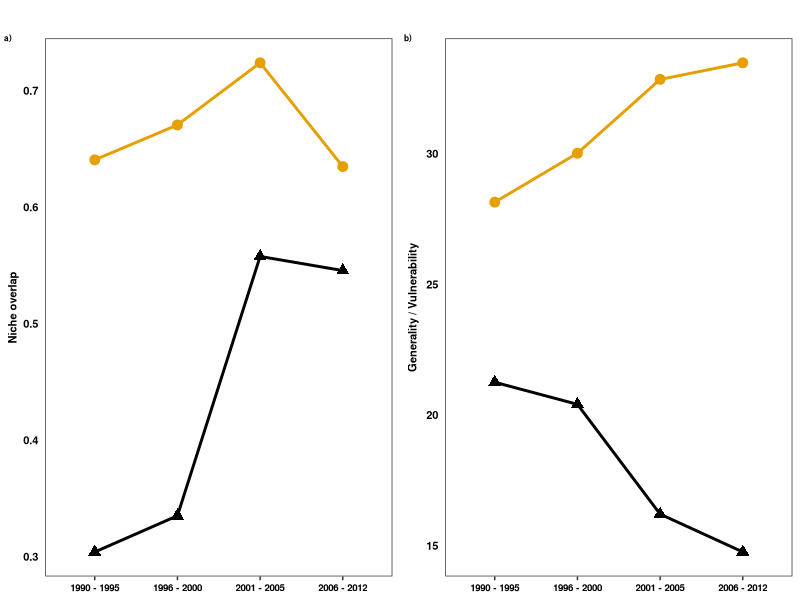
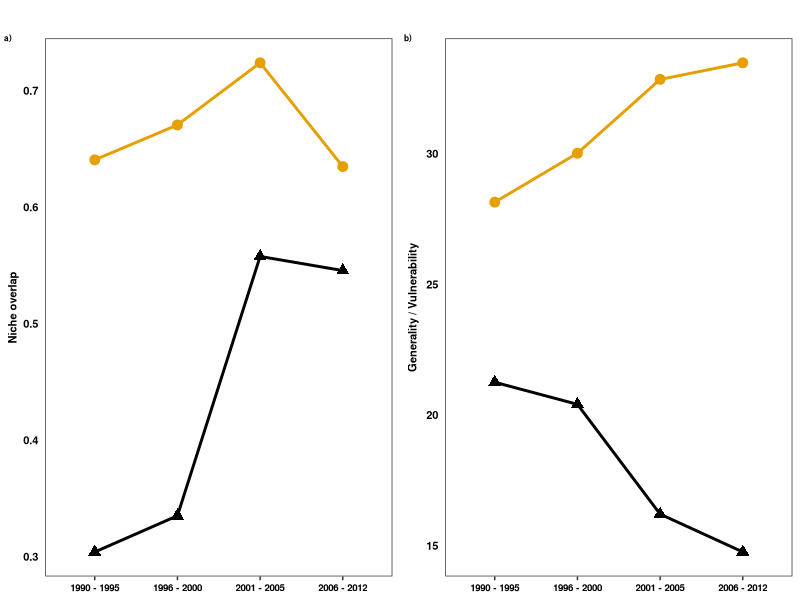

R code for these plots, in order:
#####################################
# Figures for bi-partite analysis   #
# per 'trophic level', i.e. for     #
# topics and research areas         #
#####################################

require(ggplot2)
require(dplyr)
require(ggthemes)

##########
# Data   #
##########

nett<-read.csv("Cleaned_Data/group_bipartite_indices.csv",header=T)

nett$TimeWindow<-as.character(nett$TimeWindow)
nett$TimeWindow<-ifelse(nett$TimeWindow=="1990_1995","1990 - 1995",nett$TimeWindow)
nett$TimeWindow<-ifelse(nett$TimeWindow=="1996_2000","1996 - 2000",nett$TimeWindow)
nett$TimeWindow<-ifelse(nett$TimeWindow=="2001_2005","2001 - 2005",nett$TimeWindow)
nett$TimeWindow<-ifelse(nett$TimeWindow=="2006_2012","2006 - 2012",nett$TimeWindow)
nett$TimeWindow<-as.factor(nett$TimeWindow)

nett$TimeWindow <- factor(nett$TimeWindow, levels = c("1990 - 1995","1996 - 2000","2001 - 2005","2006 - 2012"))
nett$TrophicLevel <- factor(nett$TrophicLevel, levels = c("ResArea_Orig","Most_Probable_Topic"))

#################
# Niche overlap #
#################

ee<-ggplot(data=nett,aes(x=TimeWindow,y=niche.overlap,group=TrophicLevel, colour=TrophicLevel,shape=TrophicLevel))+
  geom_line(size=1)+
  geom_point(size=3)+
  scale_colour_colorblind(name="",labels=c("ResArea_Orig"="Subdisciplines","Most_Probable_Topic"= "Concepts"))+

  scale_shape_manual(name="",labels=c("ResArea_Orig"="Subdisciplines","Most_Probable_Topic"= "Concepts"),
                                      values=c("ResArea_Orig"=17, "Most_Probable_Topic"=19))+
  labs(x = "", y = "Niche overlap")

Niche<-ee+ theme_bw()+theme(axis.title.x=element_blank(),
                            axis.title.y=element_text(colour="black",face=c("bold"),size=8),
                            axis.text.y=element_text(colour="black",face="bold",size=8),
                            axis.text.x=element_text(colour="black",face="bold",size=7),
                            axis.ticks.y=element_line(colour="transparent"),
                            legend.background=element_rect(fill="transparent"),
                            legend.key=element_rect(fill="transparent"),legend.key.size = unit(0.25, "cm"),
                            legend.text=element_text(size=9),
                            legend.text.align = 0.5,
                            legend.position=c(0.92,0.95),legend.direction="vertical",
                            panel.background =element_rect(fill="transparent",colour="black"),
                            panel.grid.minor=element_blank())

### Generality / vulnerability

ff<-ggplot(data=nett,aes(x=TimeWindow,y=gen.vul,group=TrophicLevel, colour=TrophicLevel,shape=TrophicLevel))+
  geom_line(size=1)+
  geom_point(size=3)+
  scale_colour_colorblind(name="",labels=c("ResArea_Orig"="Subdisciplines","Most_Probable_Topic"= "Concepts"))+
  
  scale_shape_manual(name="",labels=c("ResArea_Orig"="Subdisciplines","Most_Probable_Topic"= "Concepts"),
                     values=c("ResArea_Orig"=17, "Most_Probable_Topic"=19))+
  labs(x = "", y = "Generality / Vulnerability")

GenVuln<-ff+ theme_bw()+theme(axis.title.x=element_blank(),
                            axis.title.y=element_text(colour="black",face=c("bold"),size=8),
                            axis.text.y=element_text(colour="black",face="bold",size=8),
                            axis.text.x=element_text(colour="black",face="bold",size=7),
                            axis.ticks.y=element_line(colour="transparent"),
                            legend.background=element_rect(fill="transparent"),
                            legend.key=element_rect(fill="transparent"),legend.key.size = unit(0.25, "cm"),
                            legend.text=element_text(size=9),
                            legend.text.align = 0.5,
                            legend.position=c(0.92,0.95),legend.direction="vertical",
                            panel.background =element_rect(fill="transparent",colour="black"),
                            panel.grid.minor=element_blank())



###################
# combine figures #
###################

require(cowplot)

bipartite_tog<-plot_grid(Niche + theme(legend.position="none", 
                                    panel.background = element_blank(),
                                    panel.grid.major = element_blank()),
                   GenVuln +theme(legend.position="none", 
                                         panel.background = element_blank(),
                                         panel.grid.major = element_blank()),
                   labels=c("a)","b)"),label_size=6,align="vh",ncol=2)

legend <- get_legend(Niche + theme(legend.position="top",legend.direction="horizontal", legend.text=element_text(size=6)))

bipartite_togg <- plot_grid(legend, bipartite_tog,rel_heights =c(0.27,5),ncol=1)

ggsave(filename = file.path("Figures", "Bipartite_Concept_Interdiscp.png"), 
       width    = 6.5, 
       height   = 4, 
       units    = "in")

bipartite_togg

dev.off()

#########
